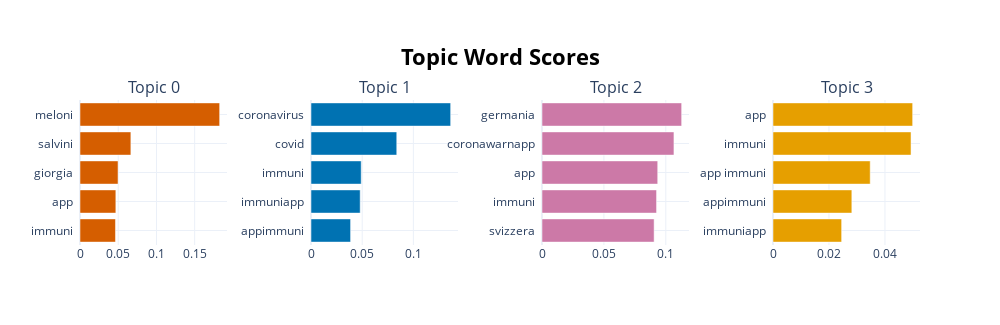

The notebook cell saved with this chart:
### Code cell
topic_model2020.visualize_barchart()

### Figure 1 — Plotly figure (JSON) as saved in the notebook; plotly's stock layout.template omitted (floating-point values rounded to 4 significant figures)
{"data": [{"marker": {"color": "#D55E00"}, "orientation": "h", "type": "bar", "x": [0.04641, 0.04688, 0.04975, 0.06652, 0.1827], "xaxis": "x", "y": ["immuni  ", "app  ", "giorgia  ", "salvini  ", "meloni  "], "yaxis": "y"}, {"marker": {"color": "#0072B2"}, "orientation": "h", "type": "bar", "x": [0.03866, 0.04804, 0.04905, 0.08376, 0.1364], "xaxis": "x2", "y": ["appimmuni  ", "immuniapp  ", "immuni  ", "covid  ", "coronavirus  "], "yaxis": "y2"}, {"marker": {"color": "#CC79A7"}, "orientation": "h", "type": "bar", "x": [0.09056, 0.09253, 0.09347, 0.1066, 0.1128], "xaxis": "x3", "y": ["svizzera  ", "immuni  ", "app  ", "coronawarnapp  ", "germania  "], "yaxis": "y3"}, {"marker": {"color": "#E69F00"}, "orientation": "h", "type": "bar", "x": [0.02452, 0.02817, 0.03473, 0.04932, 0.0499], "xaxis": "x4", "y": ["immuniapp  ", "appimmuni  ", "app immuni  ", "immuni  ", "app  "], "yaxis": "y4"}], "layout": {"annotations": [{"font": {"size": 16}, "showarrow": false, "text": "Topic 0", "x": 0.0875, "xanchor": "center", "xref": "paper", "y": 1, "yanchor": "bottom", "yref": "paper"}, {"font": {"size": 16}, "showarrow": false, "text": "Topic 1", "x": 0.3625, "xanchor": "center", "xref": "paper", "y": 1, "yanchor": "bottom", "yref": "paper"}, {"font": {"size": 16}, "showarrow": false, "text": "Topic 2", "x": 0.6375, "xanchor": "center", "xref": "paper", "y": 1, "yanchor": "bottom", "yref": "paper"}, {"font": {"size": 16}, "showarrow": false, "text": "Topic 3", "x": 0.9125, "xanchor": "center", "xref": "paper", "y": 1, "yanchor": "bottom", "yref": "paper"}], "height": 325, "hoverlabel": {"bgcolor": "white", "font": {"family": "Rockwell", "size": 16}}, "showlegend": false, "title": {"font": {"color": "Black", "size": 22}, "text": "<b>Topic Word Scores", "x": 0.5, "xanchor": "center", "yanchor": "top"}, "width": 1000, "xaxis": {"anchor": "y", "domain": [0, 0.175], "showgrid": true}, "xaxis2": {"anchor": "y2", "domain": [0.275, 0.45], "showgrid": true}, "xaxis3": {"anchor": "y3", "domain": [0.55, 0.725], "showgrid": true}, "xaxis4": {"anchor": "y4", "domain": [0.825, 1], "showgrid": true}, "yaxis": {"anchor": "x", "domain": [0, 1], "showgrid": true}, "yaxis2": {"anchor": "x2", "domain": [0, 1], "showgrid": true}, "yaxis3": {"anchor": "x3", "domain": [0, 1], "showgrid": true}, "yaxis4": {"anchor": "x4", "domain": [0, 1], "showgrid": true}}}
